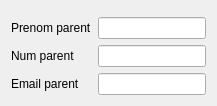
<?xml version="1.0" encoding="UTF-8"?>
<ui version="4.0">
 <class>EleveWidget</class>
 <widget class="QWidget" name="EleveWidget">
  <property name="geometry">
   <rect>
    <x>0</x>
    <y>0</y>
    <width>409</width>
    <height>414</height>
   </rect>
  </property>
  <property name="windowTitle">
   <string>EleveWidget</string>
  </property>
  <layout class="QGridLayout" name="gridLayout">
   <property name="sizeConstraint">
    <enum>QLayout::SetFixedSize</enum>
   </property>
   <item row="3" column="1">
    <widget class="QLineEdit" name="lineEdit_3"/>
   </item>
   <item row="2" column="0">
    <widget class="QLabel" name="label">
     <property name="text">
      <string>Num parent</string>
     </property>
    </widget>
   </item>
   <item row="2" column="1">
    <widget class="QLineEdit" name="lineEdit_2"/>
   </item>
   <item row="0" column="0" colspan="2">
    <widget class="QWidget" name="baseWidget" native="true"/>
   </item>
   <item row="1" column="0">
    <widget class="QLabel" name="label_2">
     <property name="text">
      <string>Prenom parent</string>
     </property>
    </widget>
   </item>
   <item row="3" column="0">
    <widget class="QLabel" name="label_3">
     <property name="text">
      <string>Email parent</string>
     </property>
    </widget>
   </item>
   <item row="1" column="1">
    <widget class="QLineEdit" name="lineEdit"/>
   </item>
  </layout>
 </widget>
 <layoutdefault spacing="6" margin="11"/>
 <resources/>
 <connections/>
</ui>
